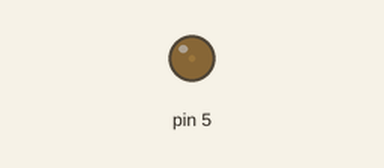
This sketch was run on a simulated Arduino Uno, built with avr-gcc and run on an emulated ATmega328P. Shown: output pins drawn as LEDs (lit = HIGH).

Above: at 0.05 s.
At 0.65 s:
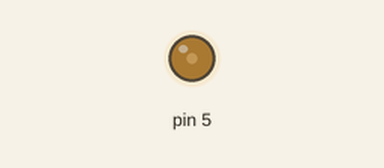
At 1.25 s:
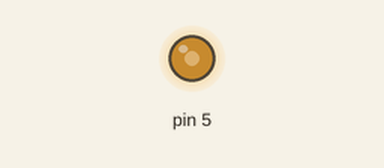
At 2.5 s:
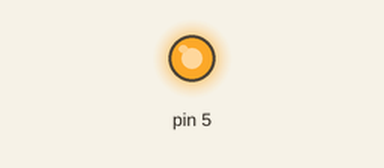
Timing chart, 0 to 5.8 s (numbered marks = the images above):
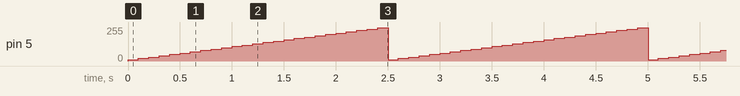

Measured:
- by itself, pin 5: ramps from 10/255 to 250/255 and jumps back, once every 2.5 s

The sketch:

7.analogWrite.ino
```cpp
void setup() {
  // put your setup code here, to run once:
  pinMode(5, OUTPUT); // 디지털 5번핀을 출력모드로 설정
}

void loop() {
  // put your main code here, to run repeatedly:
  for(int i=10; i<255; i+=10){
    analogWrite(5, i); // 아날로그 5번핀에 i만큼의 신호 출력
    delay(100); // 0.1초 대기
  }
}
```
